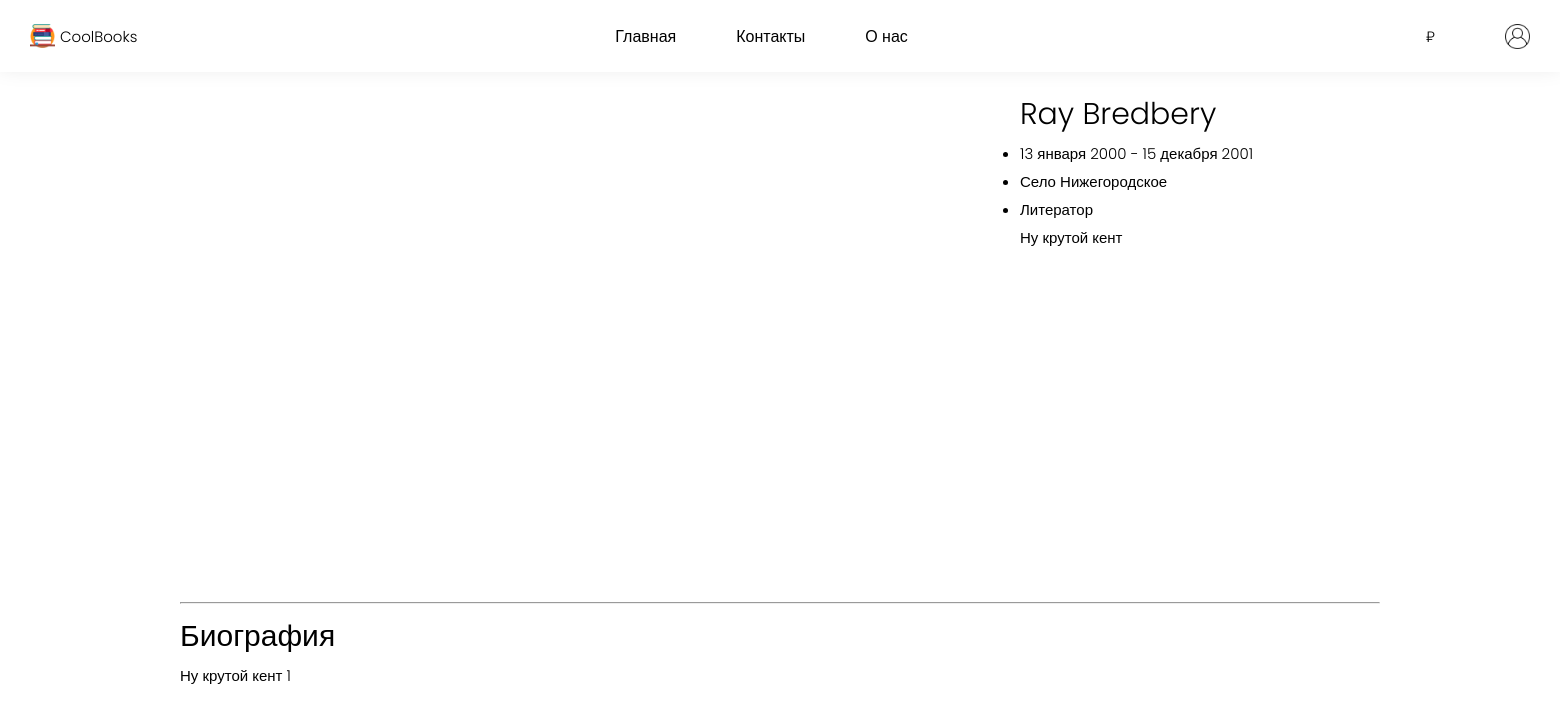
Page /author.php?authorName=Ray Bredbery on the committed database.
### tables this page shows
CREATE TABLE `authors` (
  `name` text NOT NULL,
  `birthdate` text DEFAULT NULL,
  `diedate` text DEFAULT NULL,
  `place_of_birth` text NOT NULL,
  `profession` text DEFAULT NULL,
  `description` text NOT NULL,
  `biography` text NOT NULL,
  `id` int(11) NOT NULL,
  `urlImg` text NOT NULL
);

### author.php (the view, shortened to what this page needs)
<!DOCTYPE html>
<html lang="en">
  <head>
    <link rel="stylesheet" href="/css/style.css" />
  </head>
  <body>
    <header class="header">
      <?php include ( "./particals/header/header.php" ) ?>
    </header>
    <?php
      include __DIR__ . "./connectBD.php";
      $name = $_GET['authorName'];
      $sql = "SELECT * FROM authors WHERE name = '$name'";
      $dataAboutAuthor = $connect->query($sql);
      foreach ($dataAboutAuthor as $author) { ?>
    <div class="aythor container">
      <div class="author__main-info">
        <div class="author__img">
        </div>
        <div class="author__main-info__inner">
          <h1 class="author__title"><?= $author['name'] ?></h1>
          <ul>
            <li class="author__info">
              <?= $author['birthdate'] . " - " . $author['diedate'] ?>
            </li>
            <li class="author__info"><?= $author['place_of_birth'] ?></h2>
            <li class="author__info">
              <?= $author['profession'] ?>
            </li>
          </ul>
          <p class="author__info">
            <?= $author['description'] ?>
          </p>
        </div>
      </div>
      <hr class="line" />
      <h2 class="author__title">Биография</h2>
      <p class="author__info">
       <?= $author['biography'] ?>
      </p>
    </div>
    <?php } ?>
  </body>
</html>

### css/style.css (style rules this page uses)
* { margin: 0; padding: 0; }
body { background: #fff; font-family: "Poppins", sans-serif; overflow-x: hidden; }
.container { width: 1200px; margin: 0 auto; padding: 20px 0; }
.header { box-shadow: 0 -5px 20px 1px rgb(0, 0, 0, 0.1); }
.line { margin: 10px 0; }
.author__main-info { display: flex; align-items: flex-start; }
.author__main-info__inner { margin: 0 40px; }
.author__title { font-size: 30px; font-weight: 300; }
.author__info { font-size: 15px; font-weight: 300; margin: 5px 0; }
.author__img { width: 800px; height: 500px; overflow: hidden; display: flex; justify-content: center; align-items: center; }

### rows in the picture
authors: name "Ray Bredbery", birthdate "13 января 2000", diedate "15 декабря 2001", place_of_birth "Село Нижегородское", profession "Литератор", description "Ну крутой кент", biography "Ну крутой кент 1"
